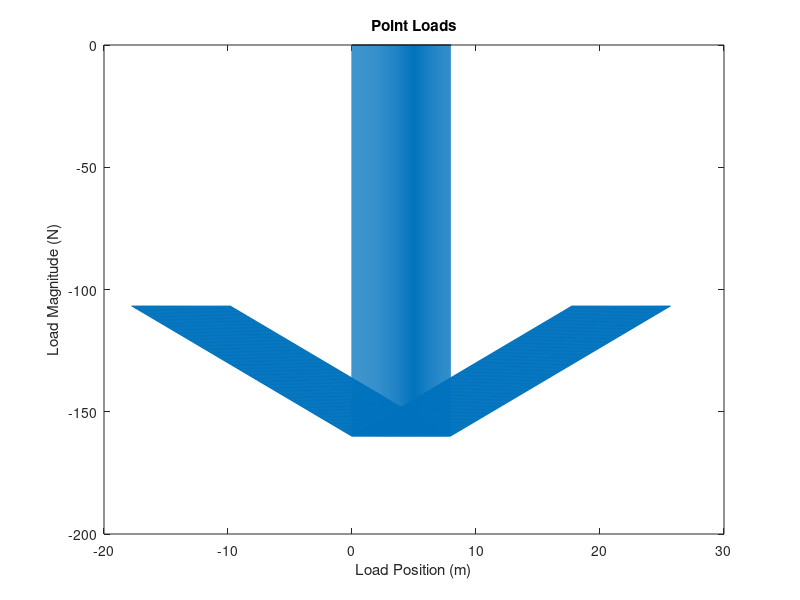
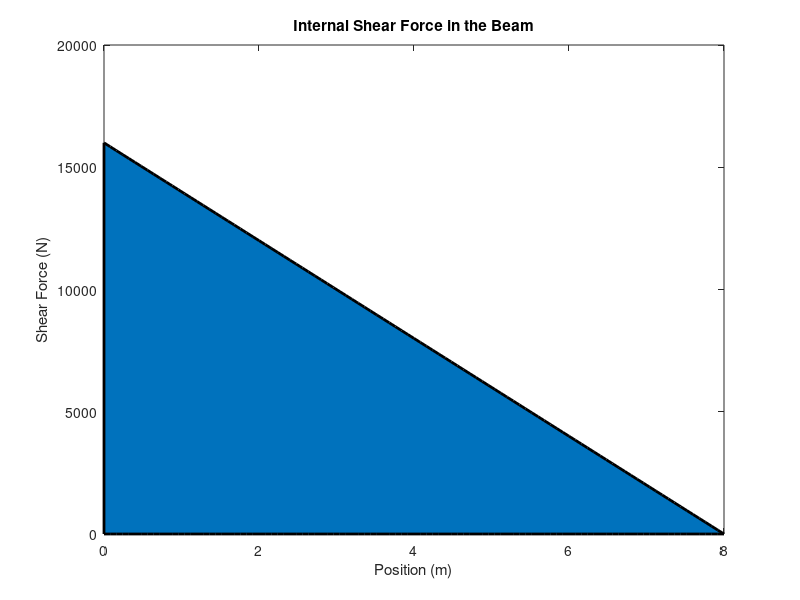
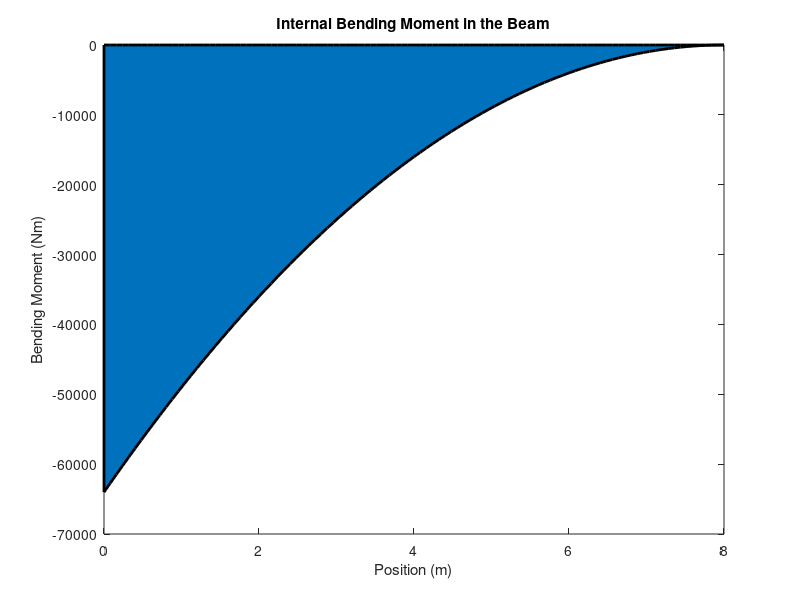

Write MATLAB code to recreate these figures, in order.
L = 8; %m
dLoad = 2000; %N/m
N = 100;
w = @(x) 0.*x + 2000;%Uniform Distributed Load of 2000 (N/m)
PloadsArray = zeros(1, N);
xAxis = linspace(0, L, N + 1);
deltaX = L/N;
for i = 1 : N
   PloadsArray(i) = (w(xAxis(i)) + w(xAxis(i+1))) / 2 * deltaX;
end
shearForce = zeros(1, N + 1);
bendingMoment = zeros(1, N + 1);
for i = 1:N
    for j = i:N
        shearForce(i) = (shearForce(i) + PloadsArray(j));
        bendingMoment(i) = bendingMoment(i) + -PloadsArray(j) * (xAxis(j) + deltaX / 2 - xAxis(i));
    end
end

quiver(xAxis(1:end-1), 0*zeros(1,N), 0*PloadsArray, -PloadsArray, 0);
hold on
plot( [0, L], [0, 0], 'k' )
xlabel('Load Position (m)')
ylabel('Load Magnitude (N)')
title('Point Loads')

% Plot the internal shear force diagram
figure;
area(xAxis, shearForce, 'LineWidth', 2);
title('Internal Shear Force in the Beam');
xlabel('Position (m)');
ylabel('Shear Force (N)');

% Plot the internal bending moment diagram
figure;
area(xAxis, bendingMoment, 'LineWidth', 2);
title('Internal Bending Moment in the Beam');
xlabel('Position (m)');
ylabel('Bending Moment (Nm)')
